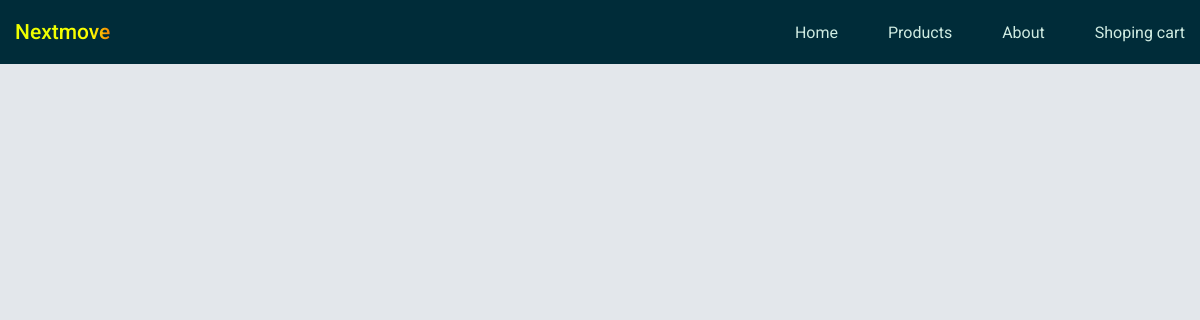
The page /products.php on the database as committed earlier.
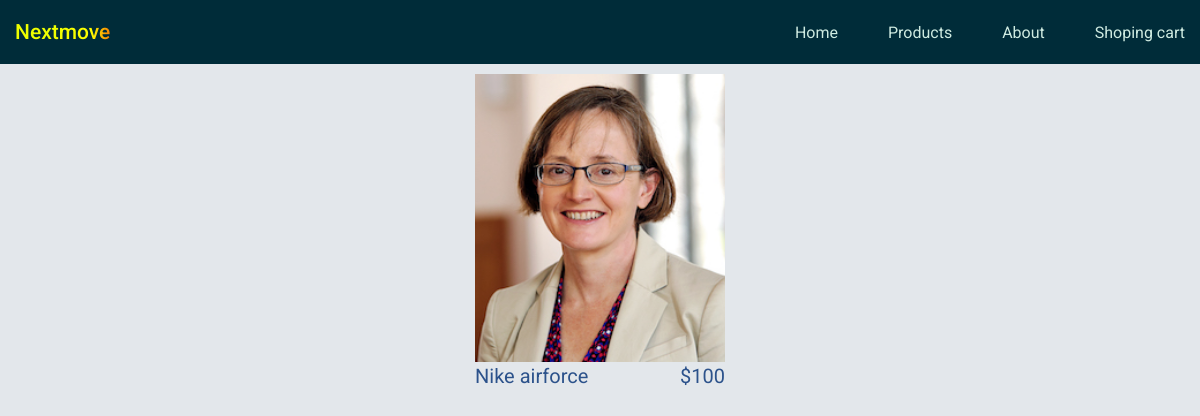
The same page on the database as committed later.
### tables this page shows
CREATE TABLE `upload` (
  `id` int(11) NOT NULL,
  `user_id` int(11) NOT NULL,
  `file_name` text NOT NULL,
  `description` text NOT NULL,
  `title` text NOT NULL,
  `price` int(11) NOT NULL,
  `status` text NOT NULL,
  `click` int(11) NOT NULL
);

### products.php (the view, shortened to what this page needs)
<?php
    include "server-connect.php";
?>
<!DOCTYPE html>
<html lang="en">
<head>
    <link rel="stylesheet" href="css/universel.css">
    <link rel="stylesheet" href="css/nav.css">
    <link rel="stylesheet" href="css/product-site.css">
</head>
<body>
    <?php
        include "nav-menu.php";
    ?>
    <main>
        <div class="wrapper-of-products">
            <?php
            $grab_data = "SELECT id, user_id, file_name, description, title, price, status  from upload ";
            $result = $con->query($grab_data);
            if (mysqli_num_rows($result) > 0) {
                while ($obj = mysqli_fetch_assoc($result)) {
                    $fileName = $obj['file_name'];
                    $id = $obj['id'];
                    $dsc = $obj['description'];
                    $title = $obj['title'];
                    $price = $obj['price'];
                    $status = $obj['status'];
                    $uppload = [$fileName => [$dsc, $title, $price, $id, $status]];
                    foreach ($uppload as $file => [$dsc, $title, $price, $id, $status]) {
                       if($status == "Active" ){
                        echo "<div class = 'card-wrapper' >";
                        echo "<img src = 'admin-site/uploads/$file' alt = '$title' value = '$id' class = 'img-start-side'>";
                        echo "<div class = 'info-wrapper' >";
                        echo "<p class = 'title' value = '$id'>$title</p>";
                        echo "<p class = 'price' value = '$id'>$$price</p>";
                        echo "</div>";
                        echo "</div>";
                       }
                    }
                }
            }
            ?>
        </div>
    </main>
</body>
</html>

Rows that differ between the two databases and show on the page:
added upload: $id 1 (drawn), title "Nike airforce", price "100"
